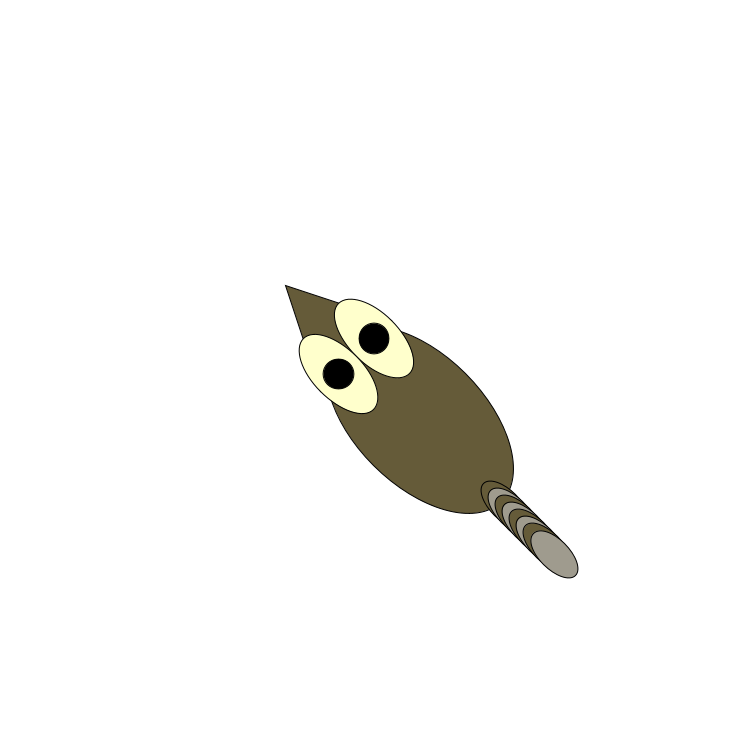
Frame 1 (no input)
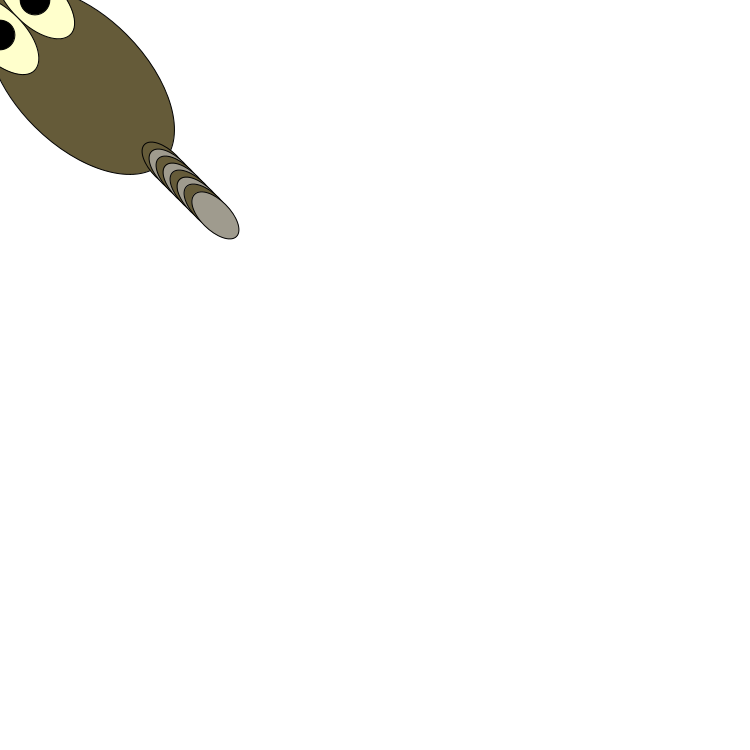
Frame 60 (the mouse pressed at the canvas centre just before this capture)
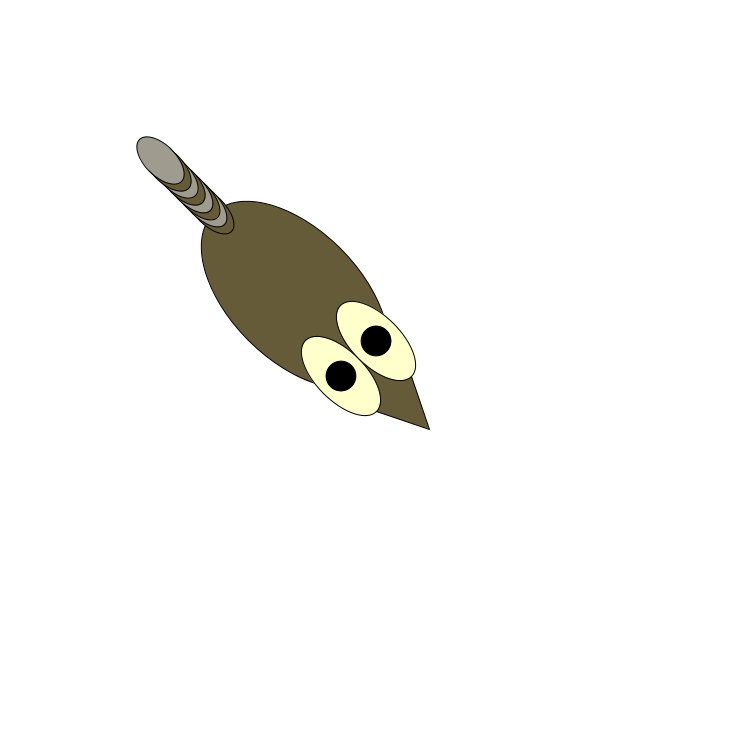
Frame 120 (the mouse held since frame 60 and released just before this capture)

The Processing sketch that drew these frames (run headless with seeded random() and noise(); from frame 60 on, the mouse is pressed at the canvas centre):

// Processing sketch: raccoon
// ── raccoon.pde
Raccoon rocky;

void setup() { 
  size(750, 750);
  rocky = new Raccoon(width/2, height/2);
}

void draw() {
  background(255);
  float scale = 2; //* (1+0.5 * sin(millis() * 0.001));
  rocky.setScale(scale).moveTowards(mouseX, mouseY).rotateTowards(mouseX, mouseY).drawIt();
}

class Raccoon {
  float x, y, rotationAngleInRadians, scale;

  Raccoon(float x_, float y_) {
    x = x_;
    y = y_;
    scale = 1;
  }

  void drawIt() {
    translate (x, y);
    rotate(rotationAngleInRadians);
    //draw body
    fill(#655B39);
    ellipse(0, -45*scale, 65*scale, 115*scale);
    //draw nose
    fill(#655B39);
    float eyeDiameter = width / 30 * scale;

    float noseDiameter = 1 * eyeDiameter;
    triangle(-25*scale, 0, 25*scale, 0, 0, 50*scale);
    //draw eyes
    fill(#FFFFCC);
    ellipse(0 - eyeDiameter/2, 0, eyeDiameter, 2 * eyeDiameter);
    ellipse(0 + eyeDiameter/2, 0, eyeDiameter, 2 * eyeDiameter);
    //draw pupils
    fill(0);
    float pupilDiameter = 0.6 * eyeDiameter;
    ellipse(0 - eyeDiameter/2, 0, pupilDiameter, pupilDiameter);
    ellipse(0 + eyeDiameter/2, 0, pupilDiameter, pupilDiameter);
    //draw tail
    fill(#655B39);
    ellipse(0, -210, -15*scale, 30*scale);
    fill(#9F9B8E);
    ellipse(0, -220, -15*scale, 30*scale);
    fill(#655B39);
    ellipse(0, -230, -15*scale, 30*scale);
    fill(#9F9B8E);
    ellipse(0, -240, -15*scale, 30*scale);
    fill(#655B39);
    ellipse(0, -250, -15*scale, 30*scale);
    fill(#9F9B8E);
    ellipse(0, -260, -15*scale, 30*scale);
    fill(#655B39);
    ellipse(0, -270, -15*scale, 30*scale);
    fill(#9F9B8E);
    ellipse(0, -280, -15*scale, 30*scale);
  }
  Raccoon moveTowards(float toX, float toY) {
    float easing = 0.05;
    x = x + easing*(toX-x);
    y = y + easing*(toY-y);
    return this;
  }
  Raccoon rotateTowards(float pointToX, float pointToY) {
    //a bit of trig...
    rotationAngleInRadians = atan( (pointToY - y) / (pointToX - x) ) ;
    // because we drew our raccoon already rotated facing down...
    rotationAngleInRadians -= PI/2;

    //now, deal with the fact that atan may be off by 180 degrees,
    //so we may need to add PI radians
    if (pointToX == x) {
      if ( pointToY < y ) {
        rotationAngleInRadians += PI;
      }
      return this;
    }
    if (pointToX < x)
      rotationAngleInRadians += PI;
    return this;
  }
  Raccoon setScale(float s) {
    scale = s;
    return this;
  }
}
